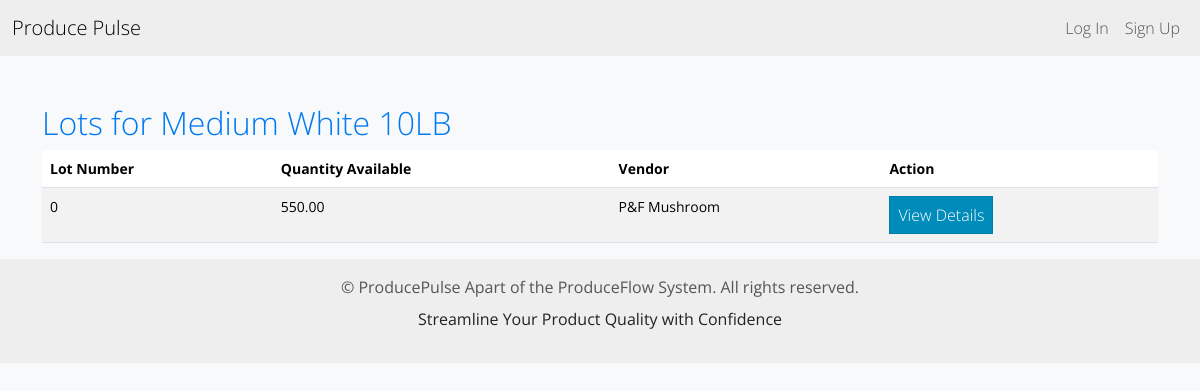
The page /product/1/lots/ on the database as committed earlier.
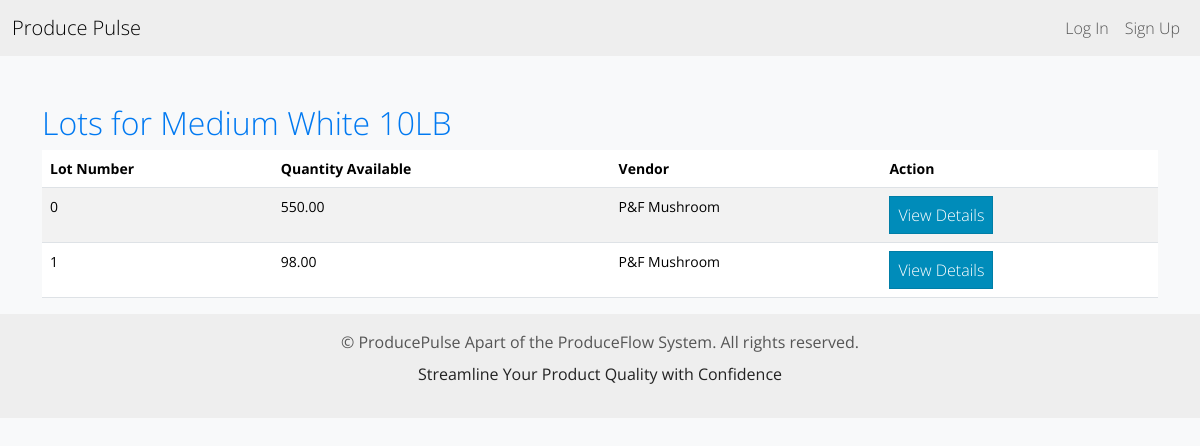
The same page on the database as committed later.
### inventory/models.py (models this page shows, shortened)
class Product(models.Model):
    UNIT_CHOICES = [
        ('cases', 'Cases'),
        ('pounds', 'Pounds'),
    ]
    name = models.CharField(max_length=255)
    unit_price = models.DecimalField(max_digits=10, decimal_places=2)
    unit = models.CharField(max_length=10, choices=UNIT_CHOICES, default='cases')  # Default value added

class Lot(models.Model):
    product = models.ForeignKey(Product, on_delete=models.CASCADE, related_name='lots')
    lot_number = models.PositiveIntegerField(unique=True, editable=False)
    vendor = models.ForeignKey(Vendor, on_delete=models.CASCADE)
    quantity_in = models.DecimalField(max_digits=10, decimal_places=2)
    quantity_used = models.DecimalField(max_digits=10, decimal_places=2, default=0)
    date_received = models.DateField(auto_now_add=True)
    def available_quantity(self):
        return self.quantity_in - self.quantity_used

class Vendor(models.Model):
    name = models.CharField(max_length=255)
    contact_info = models.TextField(blank=True)

### inventory/views.py (the view)
# urls.py: path('product/<int:product_id>/lots/', LotListView.as_view(), name='lot_list'),
class LotListView(ListView):
    model = Lot
    template_name = 'inventory/lot_list.html'
    context_object_name = 'lots'
    def get_queryset(self):
        self.product = get_object_or_404(Product, pk=self.kwargs['product_id'])
        return Lot.objects.filter(product=self.product)
    def get_context_data(self, **kwargs):
        context = super().get_context_data(**kwargs)
        context['product'] = self.product
        return context

### inventory/templates/inventory/lot_list.html
{% extends 'inventory/base.html' %}
{% block content %}
<div class="container mt-5">
    <h2>Lots for {{ product.name }}</h2>
    <table class="table table-striped">
        <thead>
            <tr>
                <th>Lot Number</th>
                <th>Quantity Available</th>
                <th>Vendor</th>
                <th>Action</th>
            </tr>
        </thead>
        <tbody>
            {% for lot in lots %}
            <tr>
                <td>{{ lot.lot_number }}</td>
                <td>{{ lot.available_quantity }}</td>
                <td>{{ lot.vendor.name }}</td>
                <td>
                    <a href="{% url 'lot_detail' lot.id %}" class="btn btn-primary">View Details</a>
                </td>
            </tr>
            {% endfor %}
        </tbody>
    </table>
</div>
{% endblock %}

### inventory/templates/inventory/base.html (shortened to what this page needs)
<!DOCTYPE html>
<html lang="en">
<head>
    {% load static %}
    <link href="https://bootswatch.com/5/yeti/bootstrap.min.css" rel="stylesheet">
    <link href="https://cdnjs.cloudflare.com/ajax/libs/bootstrap-datepicker/1.9.0/css/bootstrap-datepicker.min.css" rel="stylesheet">
    <link href="{% static 'css/styles.css' %}" rel="stylesheet">
</head>
<body>
    {% include 'inventory/navigation.html' %}
    {% block content %}
    {% endblock content %}
</body>
<footer>
    {% include 'inventory/footer.html' %}
</footer>
</html>

### inventory/templates/inventory/navigation.html (shortened to what this page needs)
<nav class="navbar navbar-expand-lg bg-light">
    <div class="container-fluid">
        <a class="navbar-brand" href="{% url 'index' %}">Produce Pulse</a>
        <div class="collapse navbar-collapse justify-content-end" id="navbarNav">
            <ul class="navbar-nav">
                {% if user.is_authenticated %}
                </li>
                <li class="nav-item dropdown">
                    <a class="nav-link dropdown-toggle" href="#" id="orderprocessDropdown" role="button" data-bs-toggle="dropdown" aria-expanded="false">
                        Order Processing
                    </a>
                    <ul class="dropdown-menu" aria-labelledby="orderprocessDropdown">
                        <li><a class="dropdown-item" href="{% url 'order_history' %}">Order Dashboard</a></li>
                        <li><a class="dropdown-item" href="{% url 'create_order' %}">Order Entry</a></li>
                        <li><a class="dropdown-item" href="{% url 'fulfillment_list' %}">Build Order</a></li>
                    </ul>
                </li>
                <li class="nav-item dropdown">
                    <a class="nav-link dropdown-toggle" href="#" id="wmsDropdown" role="button" data-bs-toggle="dropdown" aria-expanded="false">
                        Inventory
                    </a>
                    <ul class="dropdown-menu" aria-labelledby="wmsDropdown">
                        <li><a class="dropdown-item" href="{% url 'receive_product' %}">Receive Inventory</a></li>
                        <li><a class="dropdown-item" href="{% url 'product_list' %}">Manage Inventory</a></li>
                    </ul>
                </li>
                <li class="nav-item dropdown">
                    <a class="nav-link dropdown-toggle" href="#" id="dashboardDropdown" role="button" data-bs-toggle="dropdown" aria-expanded="false">
                        Quality Control
                    </a>
                    <ul class="dropdown-menu" aria-labelledby="dashboardDropdown">
                        <li><a class="dropdown-item" href="{% url 'cdashboard' %}">Overview</a></li>
                        <li><a class="dropdown-item" href="{% url 'add-item' %}">Add Item</a></li>
                        <li><a class="dropdown-item" href="{% url 'generate_report' %}">Reports</a></li>
                    </ul>
                </li>
                <li class="nav-item dropdown">
                    <a class="nav-link dropdown-toggle" href="#" id="adminDropdown" role="button" data-bs-toggle="dropdown" aria-expanded="false">
                        Administration
                    </a>
                    <ul class="dropdown-menu" aria-labelledby="adminDropdown">
                        <li><a class="dropdown-item" href="{% url 'product_list' %}">Item Management</a></li>
                        <li><a class="dropdown-item" href="{% url 'order_customer_list' %}">Manage Customers</a></li>
                        <li><a class="dropdown-item" href="{% url 'vendor_list' %}">Manage Vendors</a></li>
                        <li><a class="dropdown-item" href="">User Management</a></li>
                    </ul>
                <li class="nav-item dropdown">
                    <a class="nav-link dropdown-toggle" href="#" id="profileDropdown" role="button" data-bs-toggle="dropdown" aria-expanded="false">
                        {{ user.username }}
                    </a>
                    <ul class="dropdown-menu" aria-labelledby="profileDropdown">
                        <li><a class="dropdown-item" href="{% url 'profile' %}">Profile</a></li>
                        <li><a class="dropdown-item" href="{% url 'logout' %}">Sign Out</a></li>
                        <li><a class="dropdown-item" href="{% url 'admin:index' %}">Admin Panel</a></li>
                        <li><a class="dropdown-item" href="{% url 'status_page' %}">App Performance</a></li>
                    </ul>
                </li>
                {% else %}
                <li class="nav-item">
                    <a class="nav-link" href="{% url 'login' %}">Log In</a>
                </li>
                <li class="nav-item">
                    <a class="nav-link" href="{% url 'signup' %}">Sign Up</a>
                </li>
                {% endif %}
            </ul>
        </div>
    </div>
</nav>

### inventory/templates/inventory/footer.html
<footer class="footer mt-auto py-3 bg-light">
    <div class="container text-center">
        <span class="text-muted">&copy; {{ current_year }} ProducePulse Apart of the ProduceFlow System. All rights reserved.</span>
        <p class="mt-2">Streamline Your Product Quality with Confidence</p>
    </div>
</footer>

### static/css/styles.css (style rules this page uses)
body { background-color: #f8f9fa; }
h1, h2 { color: #0079f1; }

Rows that differ between the two databases and show on the page:
added Lot: lot_number "1", available_quantity "98.00", vendor.name "P&F Mushroom"
